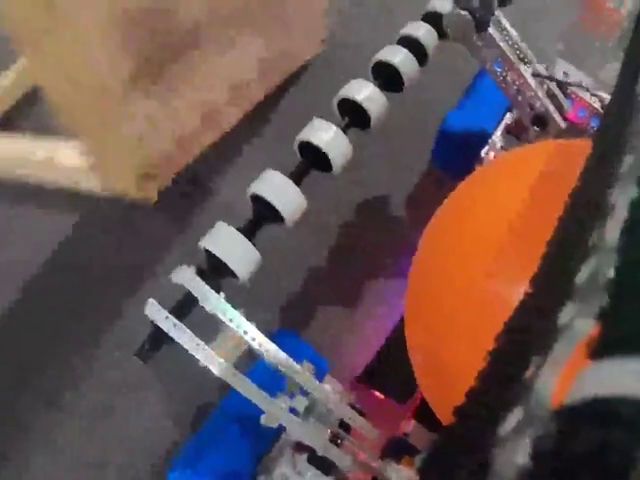
#> input picture frame 27 of img/video/aaa.mp4, 640 x 480 px, given in place of demo.mp4, which was not available
$ python test.py
#> lines starting #> are read from the running program, lines starting #| are printed output that depends on the picture; after the words box and inside, x2 and y2 are one past the last pixel; in counts of white or black regions, pixels touching at a corner belong together

# Python program to write
# text on video

from PIL import ImageFont, ImageDraw, Image
import cv2


cap = cv2.VideoCapture('demo.mp4')
frame_width = int(cap.get(3))
frame_height = int(cap.get(4))

out = cv2.VideoWriter('outpy.mp4',cv2.VideoWriter_fourcc('M','J','P','G'), 60, (frame_width,frame_height))


while(cap.isOpened()):

    # Capture frames in the video
    ret, frame = cap.read()
#> frame is the input picture: shape (480, 640, 3); mean B, G, R 80.9, 83.7, 103.9

    # describe the type of font
    # to be used.
    font = cv2.FONT_HERSHEY_SIMPLEX

    # Use putText() method for
    # inserting text on video
    cv2.putText(frame,
                'Placeholder Vid',
                (350, 450),
                font, 1,
                (255, 255, 255),
                2,
                cv2.LINE_4)
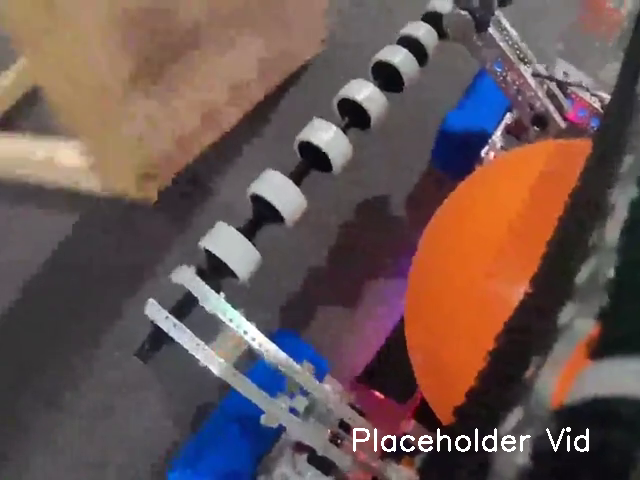
#> frame: shape (480, 640, 3); 0.55% of pixels changed, all inside (x1, y1, x2, y2) = (353, 427, 589, 452)

    # Display the resulting frame
    if ret == True:
        out.write(frame)
        cv2.imshow('video', frame)
    else:
        break

    # creating 'q' as the quit
    # button for the video
    if cv2.waitKey(1) & 0xFF == ord('q'):
#> (key q is pressed here)
        break

# release the cap object
cap.release()
out.release()
# close all windows
cv2.destroyAllWindows()

$ run again, starting later in the video
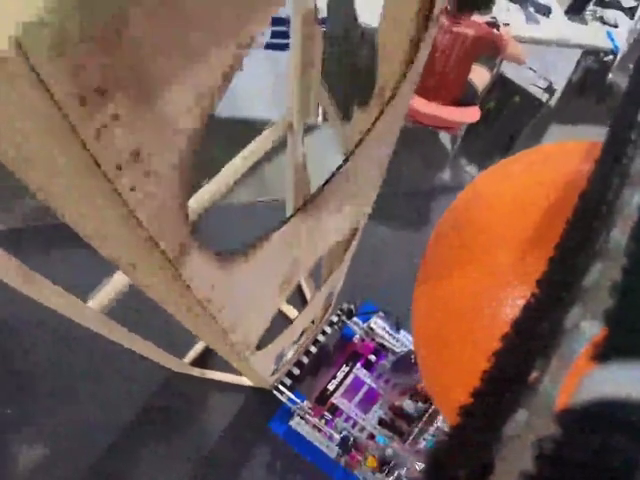
#> input picture frame 122 of img/video/aaa.mp4, 640 x 480 px, given in place of demo.mp4, which was not available
#> frame is the input picture: shape (480, 640, 3); mean B, G, R 84.9, 92.5, 116.3
#> `cv2.putText(frame, 'Placeholder Vid', (350, 450), font, 1, (255, 255, ..`:
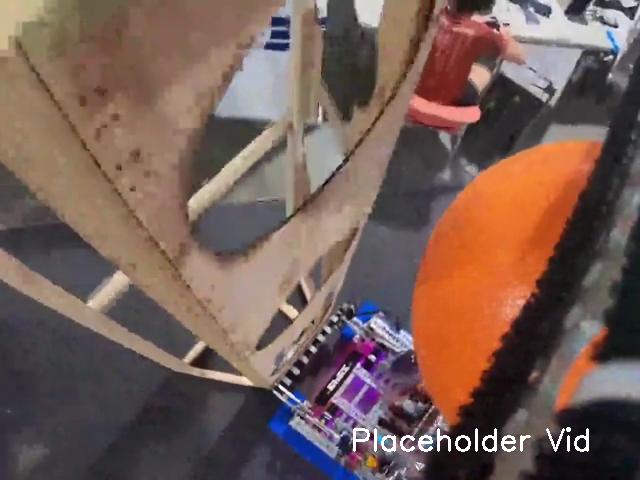
#> frame: shape (480, 640, 3); 0.55% of pixels changed, all inside (x1, y1, x2, y2) = (353, 427, 589, 452)

$ run again, starting later in the video
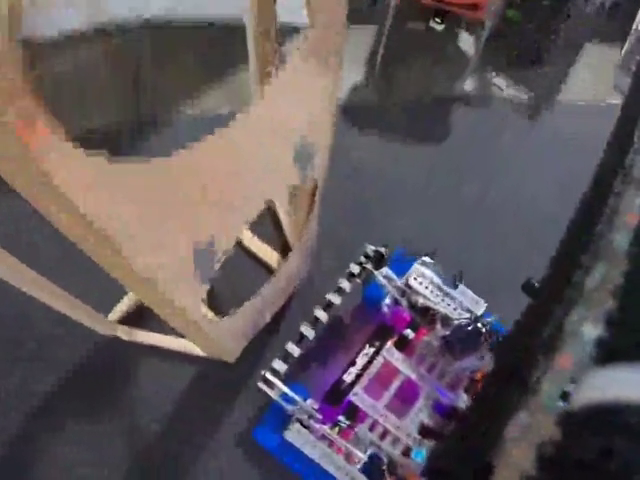
#> input picture frame 217 of img/video/aaa.mp4, 640 x 480 px, given in place of demo.mp4, which was not available
#> frame is the input picture: shape (480, 640, 3); mean B, G, R 91.1, 86.6, 95.1
#> `cv2.putText(frame, 'Placeholder Vid', (350, 450), font, 1, (255, 255, ..`:
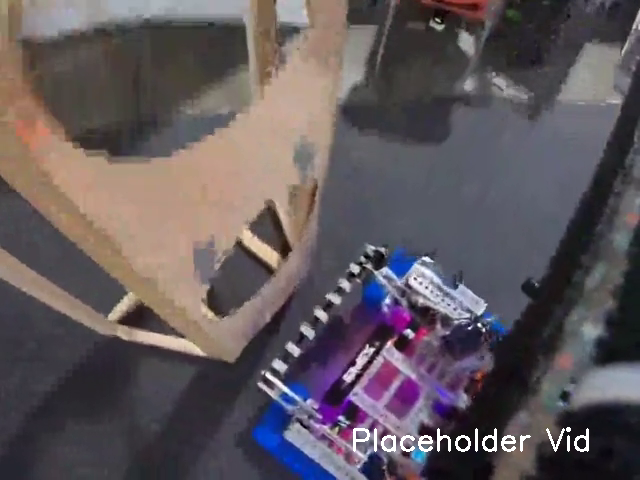
#> frame: shape (480, 640, 3); 0.55% of pixels changed, all inside (x1, y1, x2, y2) = (353, 427, 589, 452)
